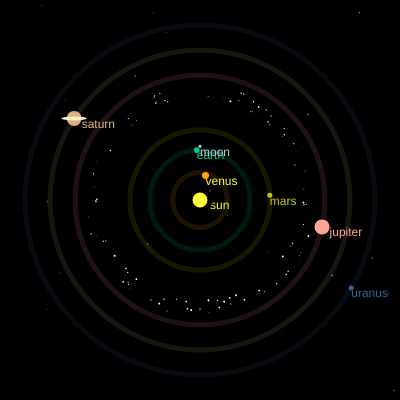
Frame 1 (no input)
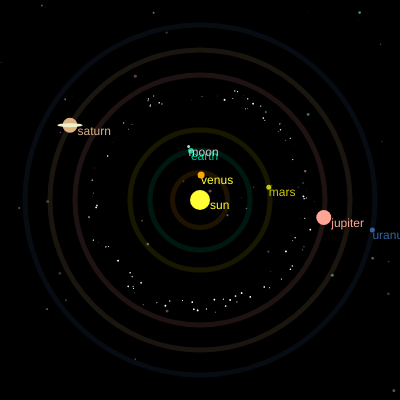
Frame 60 (no input)
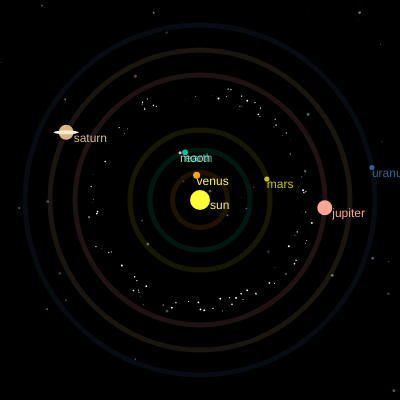
Frame 120 (the mouse pressed at the canvas centre since frame 60)

The p5.js sketch that drew these frames (run headless with seeded random() and noise() and a simulated clock; from frame 60 on, the mouse is pressed at the canvas centre):

// p5.js sketch
// ── sketch.js
function setup() {
  createCanvas(400,400);
  
}

// variable
var speed_star = 0.1
var _alpha = 30
var aplha_habital = 25

var venus_x=200;
var venus_y=200;
var venus_theta = 17.5;
var venus_r = 25;
var speed_venus = -0.03 * speed_star

var earth_x=200;
var earth_y=200;
var earth_theta = 29.78;
var earth_r = 50;
var speed_earth = -0.02 * speed_star

var moon_x=200;
var moon_y=200;
var moon_theta = 15;
var moon_orb_earth = 2;
var moon_r = 75;
var speed_moon = 0.2* speed_star

var mars_x=200;
var mars_y=200;
var mars_theta = 12.5;
var mars_r = 70;
var speed_mars = -0.02 * speed_star

var jupiter_x=200;
var jupiter_y=200;
var jupiter_theta = 6.5;
var jupiter_r = 125;
var speed_jupiter = -0.013 * speed_star

var saturn_x=200;
var saturn_y=200;
var saturn_theta = 10;
var saturn_r = 150;
var speed_saturn = -0.009 * speed_star

var uranus_x=200;
var uranus_y=200;
var uranus_theta = 6.81;
var uranus_r = 175;
var speed_uranus = -0.06 * speed_star

//asteroid belt 
var r1 = 100,r2=115;
var x,y,x2,y2;
var asteroid_theta=2;
var testX,testY;
function draw() {
  background(0);
  randomSeed(300)
  for (var j = 0; j <= 250;j++){
    fill(random(120,255),random(120,255),random(120,255),random(80,150))
    circle(random(800),random(800),random(3))
  }

  //matahari
  strokeWeight(5);
  fill(255,255,51)
  text('sun',210,200,0.5);
  circle(200,200,20)
  noStroke();
    
  //venus
  venus_x=+venus_r*cos(venus_theta);
  venus_y=+venus_r*sin(venus_theta);
  text('venus',venus_x+200,venus_y+200,1);
  stroke(255,165,3,_alpha);
  noFill(255);
  circle(200,200,55);
  noStroke();
  fill(255,165,3);
  circle(venus_x+200,venus_y+200,7);
  venus_theta = venus_theta + speed_venus;
  
  //bumi
  fill(1,200,150);
  earth_x=+earth_r*cos(earth_theta);
  earth_y=+earth_r*sin(earth_theta);
  text('earth',earth_x+200,earth_y+200,1);
  stroke(1,200,150,_alpha);
  noFill(255);
  circle(200,200,100);
  noStroke();
  fill(1,200,150);
  circle(earth_x+200,earth_y+200,5.7);
  earth_theta = earth_theta + speed_earth;
  
  //moon
  fill(200,200,200);
  moon_x=+moon_r*sin(moon_theta)/15;
  moon_y=+moon_r*cos(moon_theta)/15;
  text('moon',earth_x+200+moon_x,earth_y+200+moon_y,1);
  circle(earth_x+200+moon_x,earth_y+200+moon_y,3);
  moon_theta = moon_theta + speed_moon;
  
  //mars
  fill(200,200,5);
  mars_x=+mars_r*cos(mars_theta);
  mars_y=+mars_r*sin(mars_theta);
  text('mars',mars_x+200,mars_y+200,1);
  stroke(200,200,5,_alpha);
  noFill(255);
  circle(200,200,140);
  noStroke();
  fill(200,200,5);
  circle(mars_x+200,mars_y+200,5);
  mars_theta = mars_theta + speed_mars;
  
  //jupiter
  fill(255,165,150);
  jupiter_x=+jupiter_r*cos(jupiter_theta);
  jupiter_y=+jupiter_r*sin(jupiter_theta);
  text('jupiter',jupiter_x+207.5,jupiter_y+200,1);
  stroke(255,165,150,_alpha);
  noFill(255);
  circle(200,200,250);
  noStroke();
  fill(255,165,150);
  circle(jupiter_x+200,jupiter_y+200,15);
  jupiter_theta = jupiter_theta + speed_jupiter;
  
  //saturnus
  fill(220,180,130);
  saturn_x=+saturn_r*cos(saturn_theta);
  saturn_y=+saturn_r*sin(saturn_theta);
  text('saturn',saturn_x+207.5,saturn_y+200,1);
  stroke(220,180,130,_alpha);
  noFill(255);
  circle(200,200,300);
  noStroke();
  fill(220,180,130);
  circle(saturn_x+200,saturn_y+200,15);
  fill(240,240,203);
  ellipse(saturn_x+200,saturn_y+200,25,4);
  saturn_theta = saturn_theta + speed_saturn;
  
  //uranus
  fill(50,100,150);
  uranus_x=+uranus_r*cos(uranus_theta);
  uranus_y=+uranus_r*sin(uranus_theta);
  text('uranus',uranus_x+200,uranus_y+200,1);
  stroke(50,100,150,_alpha);
  noFill();
  circle(200,200,350);
  noStroke();
  fill(50,100,150);
  circle(uranus_x+200,uranus_y+200,5);
  uranus_theta = uranus_theta + speed_uranus;
  
  //asteroid belt
  fill(210,230,200,100);
  noStroke();
  randomSeed(1500);
  translate(width / 2, height / 2);
  rotate(asteroid_theta);
  for(var a = 0;a<2000;a++){
    testX = random(width) - width/2;
    testY = random(height) - height/2;
    if(pow(testX,2)+ pow(testY,2)< pow(r2,2) &&(pow(testX,2)+ pow(testY,2)> pow(r1,2))) {
      fill(255);
      circle(testX,testY,random(2));
    }
    asteroid_theta -= 0.000005 * speed_star
    }
}
